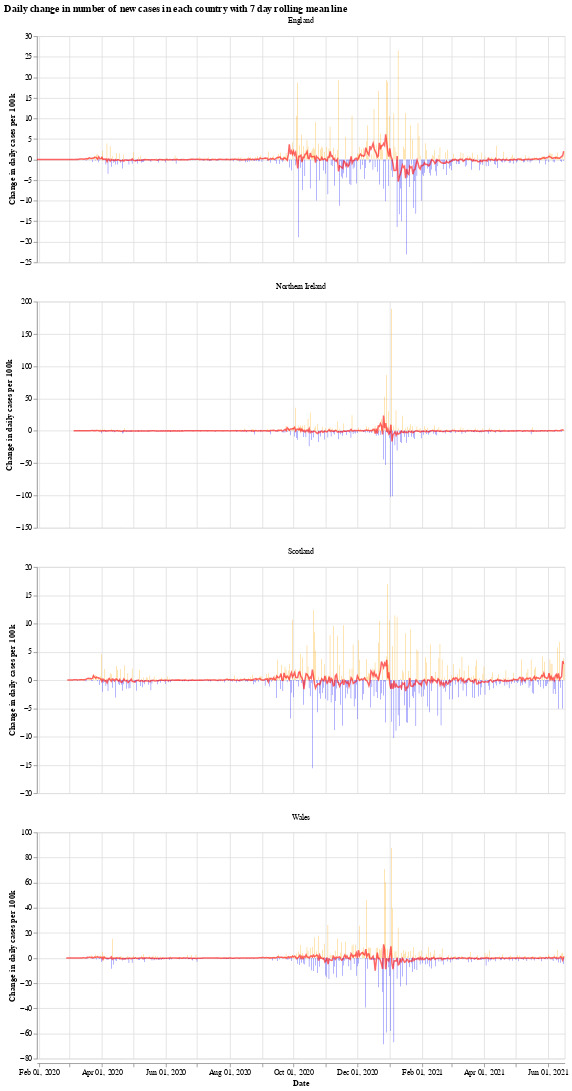

The cell this chart's notebook holds for it:
### Markdown cell above
We will use the Python library `Altair` for visualising the data, see the [altair docs](https://altair-viz.github.io/) for more information.

First we have a graph which shows the daily change in the number of new cases for each country. This number jumps up and down all over the place, which is likely due to delay in reporting of new cases over the weekend. Another interesting thing is that it looks like the daily cases in Wales experienced a much shorter period of calm over the summer (calm in the sense of daily cases not jumping up and down).

The orange bars are days when the number of new cases (per 100k population) was more than the previous day, while the blue are days when the number of new cases dropped. The red line is the 7 day moving average. 

When the moving average line is below 0, it means that there is a consistent drop in new cases. We can see this clearly happening around the times that lockdowns were introduced (though, to varying degrees). I will update the graphs soon with a marker of when each lockdown started.

### Code cell
# collapse
import altair as alt

bars = alt.Chart(uk_cases).mark_bar().encode(
    x=alt.X("yearmonthdate(date):T", axis=alt.Axis(title='Date')),
    y=alt.Y("casesChangeRate:Q", axis=alt.Axis(title='Change in daily cases per 100k')),
    tooltip='casesChange',
    color=alt.condition(
        alt.datum.casesChangeRate > 0,
        alt.value("orange"),  # The positive color
        alt.value("blue")  # The negative color
    )
).properties(title='Daily change in number of new cases with 7 day rolling mean',width=700).interactive()

line = alt.Chart(uk_cases).mark_line(
    color='red',
    size=2,
    opacity=0.6
).transform_window(
    rolling_mean='mean(casesChangeRate)',
    frame=[0, 7],
    groupby=['areaName']
).encode(
    x='yearmonthdate(date):T',
    y='rolling_mean:Q'
)

alt.layer(bars, line, data=uk_cases).facet(alt.Column(
    'areaName', title=''), columns=1).resolve_scale(y='independent').properties(title='Daily change in number of new cases in each country with 7 day rolling mean line')

### Figure 1 — Vega-Lite specification as saved in the notebook (floating-point values rounded to 4 significant figures; data arrays with more than 128 entries replaced by an {"elided": "..."} marker saying what was removed)
{"config": {"view": {"continuousWidth": 400, "continuousHeight": 300}}, "data": {"name": "data-d9c7bb48076f37a901f551d602818384"}, "facet": {"type": "nominal", "field": "areaName", "title": ""}, "spec": {"layer": [{"mark": "bar", "encoding": {"color": {"condition": {"value": "orange", "test": "(datum.casesChangeRate > 0)"}, "value": "blue"}, "tooltip": {"type": "quantitative", "field": "casesChange"}, "x": {"type": "temporal", "axis": {"title": "Date"}, "field": "date", "timeUnit": "yearmonthdate"}, "y": {"type": "quantitative", "axis": {"title": "Change in daily cases per 100k"}, "field": "casesChangeRate"}}, "selection": {"selector001": {"type": "interval", "bind": "scales", "encodings": ["x", "y"]}}, "title": "Daily change in number of new cases with 7 day rolling mean", "width": 700}, {"mark": {"type": "line", "color": "red", "opacity": 0.6, "size": 2}, "encoding": {"x": {"type": "temporal", "field": "date", "timeUnit": "yearmonthdate"}, "y": {"type": "quantitative", "field": "rolling_mean"}}, "transform": [{"window": [{"op": "mean", "field": "casesChangeRate", "as": "rolling_mean"}], "frame": [0, 7], "groupby": ["areaName"]}]}]}, "columns": 1, "resolve": {"scale": {"y": "independent"}}, "title": "Daily change in number of new cases in each country with 7 day rolling mean line", "$schema": "https://vega.github.io/schema/vega-lite/v4.8.1.json", "datasets": {"data-d9c7bb48076f37a901f551d602818384": {"elided": "1924 records"}}}
